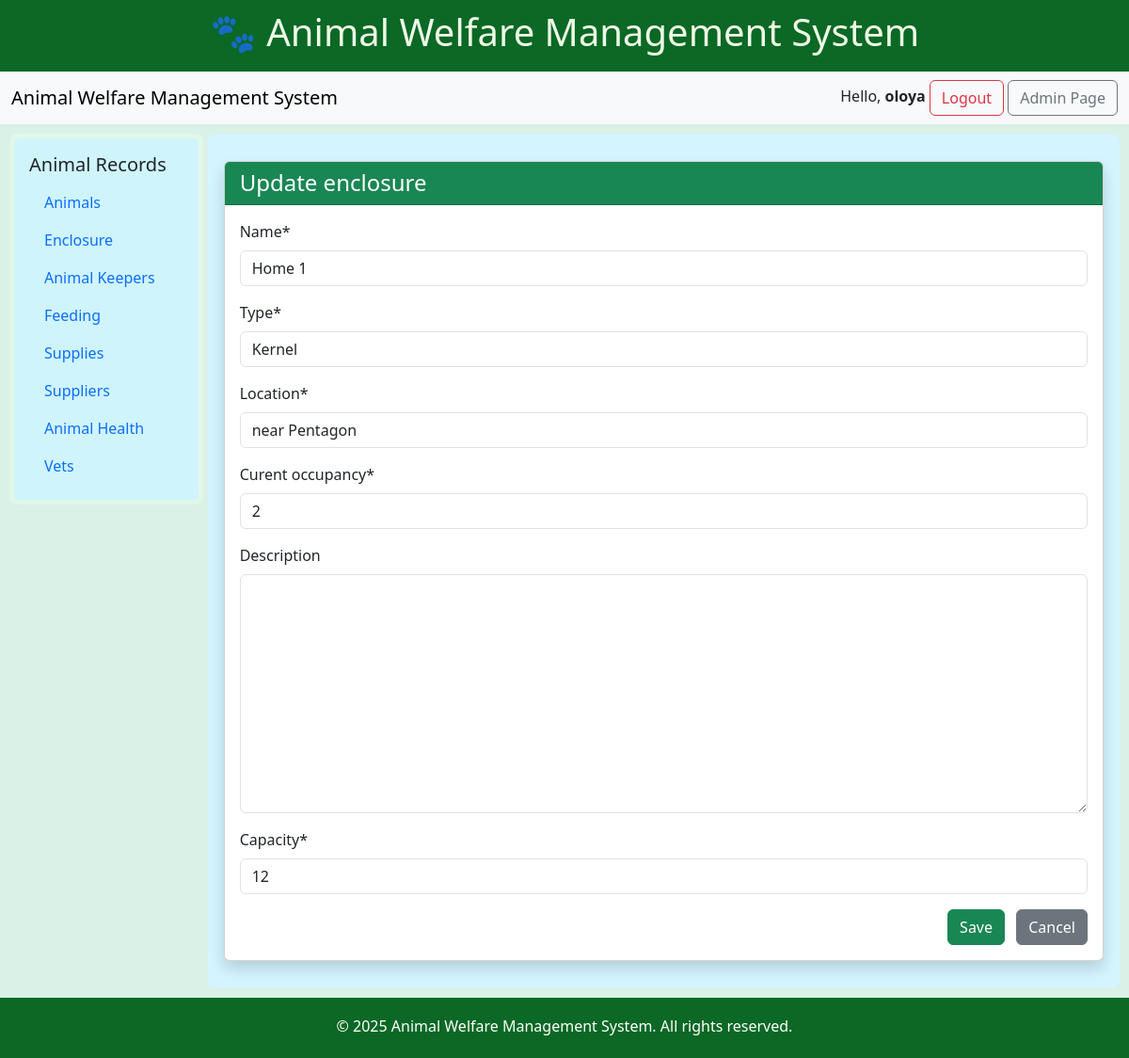
Page /update_enclosure/1/ (signed in) on the committed database.
### zoo/models.py (models this page shows, shortened)
class Enclosure(models.Model):
    name = models.CharField(max_length=100)
    type = models.CharField(max_length=100)
    location = models.CharField(max_length=100)
    description = models.TextField(null=True, blank=True)
    capacity = models.IntegerField()
    curent_occupancy = models.IntegerField(default=0)
    date_added = models.DateTimeField(auto_now_add=True)

### zoo/views.py (the view)
# urls.py: path('update_enclosure/<int:enclosure_id>/', views.update_enclosure, name='update_enclosure'),
@login_required(login_url= 'login')
def update_enclosure(request, enclosure_id):
    enclosure = Enclosure.objects.get(id=enclosure_id)
    form = EnclosureForm(instance=enclosure)
    if request.method == 'POST':
        form = EnclosureForm(request.POST, instance=enclosure)
    if form.is_valid():
        form.save()
        return redirect('enclosure_list')
    context = {
        "form": form,
        "title": "Update enclosure",
    }
    return render(request, "enclosure/add_enclosure.html", context)

### zoo/form.py
class EnclosureForm(forms.ModelForm):
    class Meta:
        model = Enclosure
        fields = ['name', 'type', 'location', 'curent_occupancy','description', 'capacity']

### zoo/templates/enclosure/add_enclosure.html (shortened to what this page needs)
{% extends 'base.html' %}
{% load static %}
{% load crispy_forms_tags %}
{% block content %}
<div class="container py-4">
    <div class="card shadow">
        <div class="card-header bg-success text-white">
            <h4 class="mb-0">{{ title}}</h4>
        </div>
        <div class="card-body">
            <form method="POST" action="">
                {{ form|crispy }}
                <div class="text-end">
                    <button type="submit" class="btn btn-success me-2">Save</button>
                    <a href="{% url 'enclosure_list' %}" class="btn btn-secondary">Cancel</a>
                </div>
            </form>
        </div>
    </div>
</div>
{% endblock %}

### zoo/templates/includes/navbar.html (shortened to what this page needs)
<div class="navbar navbar-expand-lg bg-body-tertiary">
    <div class="container-fluid">
      <a class="navbar-brand" href="">Animal Welfare Management System</a>
      <div>
        <span>Hello, <strong>{{ request.user }}</strong></span>
        <a href="{% url 'logout' %}" class="btn btn-outline-danger">Logout</a>
      {% if request.user.is_staff %}
        <a href="{% url 'admin:index' %}" class="btn btn-outline-secondary">Admin Page</a>
      {% endif %}
    </div>
  </div>
</div>

### zoo/templates/base.html (style rules this page uses)
html, body { height: 100%; margin: 0; }
body { display: flex; flex-direction: column; min-height: 100vh; }

### rows in the picture
Enclosure: name "Home 1", type "Kernel", location "near Pentagon", curent_occupancy "2", capacity "12"

### other values in the picture
{{ request.user }} "oloya"
{{ title }} "Update enclosure"
